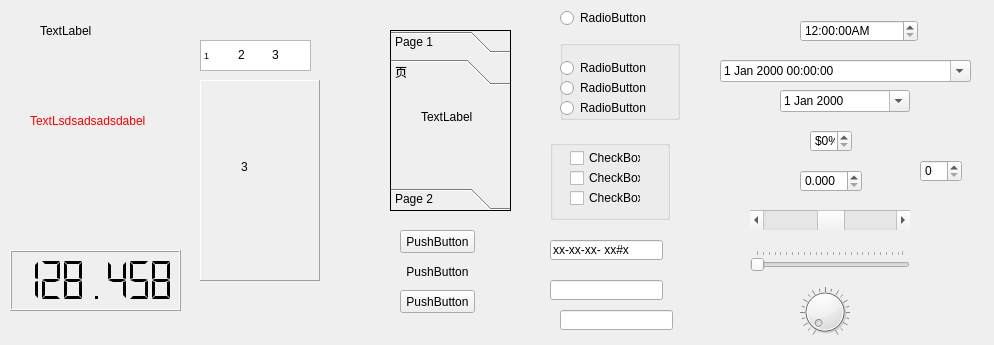
<?xml version="1.0" encoding="UTF-8"?>
<ui version="4.0">
 <class>Widget</class>
 <widget class="QWidget" name="Widget">
  <property name="geometry">
   <rect>
    <x>0</x>
    <y>0</y>
    <width>994</width>
    <height>345</height>
   </rect>
  </property>
  <property name="windowTitle">
   <string>Widget</string>
  </property>
  <property name="styleSheet">
   <string notr="true"/>
  </property>
  <property name="inputMethodHints">
   <set>Qt::ImhNone</set>
  </property>
  <widget class="QLabel" name="label">
   <property name="geometry">
    <rect>
     <x>40</x>
     <y>10</y>
     <width>101</width>
     <height>41</height>
    </rect>
   </property>
   <property name="text">
    <string>TextLabel</string>
   </property>
   <property name="scaledContents">
    <bool>true</bool>
   </property>
  </widget>
  <widget class="QLabel" name="label_2">
   <property name="geometry">
    <rect>
     <x>30</x>
     <y>80</y>
     <width>171</width>
     <height>81</height>
    </rect>
   </property>
   <property name="styleSheet">
    <string notr="true">color: rgb(255, 0, 0);</string>
   </property>
   <property name="text">
    <string>TextLsdsadsadsdabel</string>
   </property>
   <property name="scaledContents">
    <bool>true</bool>
   </property>
   <property name="wordWrap">
    <bool>true</bool>
   </property>
  </widget>
  <widget class="QLCDNumber" name="lcdNumber">
   <property name="geometry">
    <rect>
     <x>10</x>
     <y>250</y>
     <width>171</width>
     <height>61</height>
    </rect>
   </property>
   <property name="smallDecimalPoint">
    <bool>false</bool>
   </property>
   <property name="digitCount">
    <number>7</number>
   </property>
   <property name="segmentStyle">
    <enum>QLCDNumber::Flat</enum>
   </property>
   <property name="value" stdset="0">
    <double>128.458100000000002</double>
   </property>
  </widget>
  <widget class="QListWidget" name="listWidget">
   <property name="geometry">
    <rect>
     <x>200</x>
     <y>40</y>
     <width>111</width>
     <height>31</height>
    </rect>
   </property>
   <property name="lineWidth">
    <number>1</number>
   </property>
   <property name="flow">
    <enum>QListView::LeftToRight</enum>
   </property>
   <property name="resizeMode">
    <enum>QListView::Adjust</enum>
   </property>
   <property name="spacing">
    <number>2</number>
   </property>
   <property name="gridSize">
    <size>
     <width>34</width>
     <height>18</height>
    </size>
   </property>
   <item>
    <property name="text">
     <string>1</string>
    </property>
    <property name="font">
     <font>
      <pointsize>7</pointsize>
     </font>
    </property>
    <property name="textAlignment">
     <set>AlignCenter</set>
    </property>
   </item>
   <item>
    <property name="text">
     <string>2</string>
    </property>
    <property name="textAlignment">
     <set>AlignCenter</set>
    </property>
   </item>
   <item>
    <property name="text">
     <string>3</string>
    </property>
    <property name="textAlignment">
     <set>AlignCenter</set>
    </property>
   </item>
  </widget>
  <widget class="QStackedWidget" name="stackedWidget">
   <property name="geometry">
    <rect>
     <x>200</x>
     <y>80</y>
     <width>120</width>
     <height>201</height>
    </rect>
   </property>
   <property name="frameShape">
    <enum>QFrame::Panel</enum>
   </property>
   <property name="frameShadow">
    <enum>QFrame::Raised</enum>
   </property>
   <property name="currentIndex">
    <number>2</number>
   </property>
   <widget class="QWidget" name="page">
    <widget class="QLabel" name="label_3">
     <property name="geometry">
      <rect>
       <x>20</x>
       <y>60</y>
       <width>54</width>
       <height>12</height>
      </rect>
     </property>
     <property name="styleSheet">
      <string notr="true">color: rgb(0, 0, 0);</string>
     </property>
     <property name="text">
      <string>1</string>
     </property>
    </widget>
   </widget>
   <widget class="QWidget" name="page_2">
    <widget class="QLabel" name="label_4">
     <property name="geometry">
      <rect>
       <x>30</x>
       <y>120</y>
       <width>54</width>
       <height>12</height>
      </rect>
     </property>
     <property name="text">
      <string>2</string>
     </property>
    </widget>
   </widget>
   <widget class="QWidget" name="page_3">
    <widget class="QLabel" name="label_5">
     <property name="geometry">
      <rect>
       <x>40</x>
       <y>80</y>
       <width>54</width>
       <height>12</height>
      </rect>
     </property>
     <property name="text">
      <string>3</string>
     </property>
    </widget>
   </widget>
  </widget>
  <widget class="QToolBox" name="toolBox">
   <property name="geometry">
    <rect>
     <x>390</x>
     <y>30</y>
     <width>121</width>
     <height>181</height>
    </rect>
   </property>
   <property name="frameShape">
    <enum>QFrame::Box</enum>
   </property>
   <property name="currentIndex">
    <number>1</number>
   </property>
   <widget class="QWidget" name="page_4">
    <property name="geometry">
     <rect>
      <x>0</x>
      <y>0</y>
      <width>119</width>
      <height>101</height>
     </rect>
    </property>
    <attribute name="label">
     <string>Page 1</string>
    </attribute>
    <widget class="QLabel" name="label_6">
     <property name="geometry">
      <rect>
       <x>30</x>
       <y>10</y>
       <width>54</width>
       <height>12</height>
      </rect>
     </property>
     <property name="text">
      <string>TextLabel</string>
     </property>
    </widget>
   </widget>
   <widget class="QWidget" name="page_6">
    <attribute name="label">
     <string>页</string>
    </attribute>
    <widget class="QLabel" name="label_7">
     <property name="geometry">
      <rect>
       <x>30</x>
       <y>20</y>
       <width>54</width>
       <height>12</height>
      </rect>
     </property>
     <property name="text">
      <string>TextLabel</string>
     </property>
    </widget>
   </widget>
   <widget class="QWidget" name="page_5">
    <property name="geometry">
     <rect>
      <x>0</x>
      <y>0</y>
      <width>119</width>
      <height>101</height>
     </rect>
    </property>
    <attribute name="label">
     <string>Page 2</string>
    </attribute>
   </widget>
  </widget>
  <widget class="QPushButton" name="pushButton">
   <property name="geometry">
    <rect>
     <x>400</x>
     <y>230</y>
     <width>75</width>
     <height>23</height>
    </rect>
   </property>
   <property name="text">
    <string>PushButton</string>
   </property>
   <property name="icon">
    <iconset>
     <normaloff>123.jpg</normaloff>123.jpg</iconset>
   </property>
   <property name="iconSize">
    <size>
     <width>32</width>
     <height>32</height>
    </size>
   </property>
   <property name="checkable">
    <bool>true</bool>
   </property>
  </widget>
  <widget class="QPushButton" name="pushButton_2">
   <property name="geometry">
    <rect>
     <x>400</x>
     <y>260</y>
     <width>75</width>
     <height>23</height>
    </rect>
   </property>
   <property name="text">
    <string>PushButton</string>
   </property>
   <property name="checkable">
    <bool>false</bool>
   </property>
   <property name="checked">
    <bool>false</bool>
   </property>
   <property name="flat">
    <bool>true</bool>
   </property>
  </widget>
  <widget class="QPushButton" name="pushButton_3">
   <property name="geometry">
    <rect>
     <x>400</x>
     <y>290</y>
     <width>75</width>
     <height>23</height>
    </rect>
   </property>
   <property name="text">
    <string>PushButton</string>
   </property>
  </widget>
  <widget class="QGroupBox" name="groupBox">
   <property name="geometry">
    <rect>
     <x>560</x>
     <y>40</y>
     <width>120</width>
     <height>80</height>
    </rect>
   </property>
   <property name="title">
    <string/>
   </property>
   <widget class="QRadioButton" name="radioButton">
    <property name="geometry">
     <rect>
      <x>0</x>
      <y>20</y>
      <width>89</width>
      <height>16</height>
     </rect>
    </property>
    <property name="text">
     <string>RadioButton</string>
    </property>
   </widget>
   <widget class="QRadioButton" name="radioButton_2">
    <property name="geometry">
     <rect>
      <x>0</x>
      <y>40</y>
      <width>89</width>
      <height>16</height>
     </rect>
    </property>
    <property name="text">
     <string>RadioButton</string>
    </property>
   </widget>
   <widget class="QRadioButton" name="radioButton_5">
    <property name="geometry">
     <rect>
      <x>0</x>
      <y>60</y>
      <width>89</width>
      <height>16</height>
     </rect>
    </property>
    <property name="text">
     <string>RadioButton</string>
    </property>
   </widget>
  </widget>
  <widget class="QGroupBox" name="groupBox_2">
   <property name="geometry">
    <rect>
     <x>550</x>
     <y>140</y>
     <width>120</width>
     <height>80</height>
    </rect>
   </property>
   <property name="title">
    <string/>
   </property>
   <widget class="QCheckBox" name="checkBox">
    <property name="geometry">
     <rect>
      <x>20</x>
      <y>30</y>
      <width>71</width>
      <height>16</height>
     </rect>
    </property>
    <property name="text">
     <string>CheckBox</string>
    </property>
    <property name="autoExclusive">
     <bool>false</bool>
    </property>
   </widget>
   <widget class="QCheckBox" name="checkBox_2">
    <property name="geometry">
     <rect>
      <x>20</x>
      <y>50</y>
      <width>71</width>
      <height>16</height>
     </rect>
    </property>
    <property name="text">
     <string>CheckBox</string>
    </property>
    <property name="autoExclusive">
     <bool>false</bool>
    </property>
   </widget>
   <widget class="QCheckBox" name="checkBox_3">
    <property name="geometry">
     <rect>
      <x>20</x>
      <y>10</y>
      <width>71</width>
      <height>16</height>
     </rect>
    </property>
    <property name="text">
     <string>CheckBox</string>
    </property>
   </widget>
  </widget>
  <widget class="QRadioButton" name="radioButton_6">
   <property name="geometry">
    <rect>
     <x>560</x>
     <y>10</y>
     <width>89</width>
     <height>16</height>
    </rect>
   </property>
   <property name="text">
    <string>RadioButton</string>
   </property>
  </widget>
  <widget class="QLineEdit" name="lineEdit">
   <property name="geometry">
    <rect>
     <x>550</x>
     <y>240</y>
     <width>113</width>
     <height>20</height>
    </rect>
   </property>
   <property name="inputMethodHints">
    <set>Qt::ImhNone</set>
   </property>
   <property name="inputMask">
    <string>&gt;AA-90-bb-! aa\#H;x</string>
   </property>
   <property name="echoMode">
    <enum>QLineEdit::Normal</enum>
   </property>
  </widget>
  <widget class="QLineEdit" name="lineEdit_2">
   <property name="geometry">
    <rect>
     <x>550</x>
     <y>280</y>
     <width>113</width>
     <height>20</height>
    </rect>
   </property>
  </widget>
  <widget class="QLineEdit" name="lineEdit_3">
   <property name="geometry">
    <rect>
     <x>560</x>
     <y>310</y>
     <width>113</width>
     <height>20</height>
    </rect>
   </property>
  </widget>
  <widget class="QTimeEdit" name="timeEdit">
   <property name="geometry">
    <rect>
     <x>800</x>
     <y>20</y>
     <width>118</width>
     <height>22</height>
    </rect>
   </property>
   <property name="displayFormat">
    <string>h:mm:ssA</string>
   </property>
   <property name="calendarPopup">
    <bool>true</bool>
   </property>
  </widget>
  <widget class="QDateTimeEdit" name="dateTimeEdit">
   <property name="geometry">
    <rect>
     <x>720</x>
     <y>60</y>
     <width>251</width>
     <height>22</height>
    </rect>
   </property>
   <property name="calendarPopup">
    <bool>true</bool>
   </property>
  </widget>
  <widget class="QDateEdit" name="dateEdit">
   <property name="geometry">
    <rect>
     <x>780</x>
     <y>90</y>
     <width>130</width>
     <height>22</height>
    </rect>
   </property>
   <property name="calendarPopup">
    <bool>true</bool>
   </property>
  </widget>
  <widget class="QSpinBox" name="spinBox">
   <property name="geometry">
    <rect>
     <x>810</x>
     <y>130</y>
     <width>42</width>
     <height>22</height>
    </rect>
   </property>
   <property name="suffix">
    <string>%</string>
   </property>
   <property name="prefix">
    <string>$</string>
   </property>
  </widget>
  <widget class="QDoubleSpinBox" name="doubleSpinBox">
   <property name="geometry">
    <rect>
     <x>800</x>
     <y>170</y>
     <width>62</width>
     <height>22</height>
    </rect>
   </property>
   <property name="decimals">
    <number>3</number>
   </property>
  </widget>
  <widget class="QScrollBar" name="horizontalScrollBar">
   <property name="enabled">
    <bool>true</bool>
   </property>
   <property name="geometry">
    <rect>
     <x>750</x>
     <y>210</y>
     <width>160</width>
     <height>20</height>
    </rect>
   </property>
   <property name="cursor">
    <cursorShape>ArrowCursor</cursorShape>
   </property>
   <property name="mouseTracking">
    <bool>false</bool>
   </property>
   <property name="focusPolicy">
    <enum>Qt::StrongFocus</enum>
   </property>
   <property name="value">
    <number>50</number>
   </property>
   <property name="orientation">
    <enum>Qt::Horizontal</enum>
   </property>
   <property name="invertedAppearance">
    <bool>false</bool>
   </property>
   <property name="invertedControls">
    <bool>true</bool>
   </property>
  </widget>
  <widget class="QSlider" name="horizontalSlider">
   <property name="geometry">
    <rect>
     <x>750</x>
     <y>250</y>
     <width>160</width>
     <height>22</height>
    </rect>
   </property>
   <property name="orientation">
    <enum>Qt::Horizontal</enum>
   </property>
   <property name="tickPosition">
    <enum>QSlider::TicksAbove</enum>
   </property>
   <property name="tickInterval">
    <number>4</number>
   </property>
  </widget>
  <widget class="QDial" name="dial">
   <property name="geometry">
    <rect>
     <x>800</x>
     <y>280</y>
     <width>50</width>
     <height>64</height>
    </rect>
   </property>
   <property name="wrapping">
    <bool>false</bool>
   </property>
   <property name="notchTarget">
    <double>4.700000000000000</double>
   </property>
   <property name="notchesVisible">
    <bool>true</bool>
   </property>
  </widget>
  <widget class="QSpinBox" name="spinBox_2">
   <property name="geometry">
    <rect>
     <x>920</x>
     <y>160</y>
     <width>42</width>
     <height>22</height>
    </rect>
   </property>
  </widget>
 </widget>
 <layoutdefault spacing="6" margin="11"/>
 <resources/>
 <connections>
  <connection>
   <sender>listWidget</sender>
   <signal>currentRowChanged(int)</signal>
   <receiver>stackedWidget</receiver>
   <slot>setCurrentIndex(int)</slot>
   <hints>
    <hint type="sourcelabel">
     <x>230</x>
     <y>70</y>
    </hint>
    <hint type="destinationlabel">
     <x>252</x>
     <y>151</y>
    </hint>
   </hints>
  </connection>
  <connection>
   <sender>dial</sender>
   <signal>sliderMoved(int)</signal>
   <receiver>horizontalSlider</receiver>
   <slot>setValue(int)</slot>
   <hints>
    <hint type="sourcelabel">
     <x>846</x>
     <y>313</y>
    </hint>
    <hint type="destinationlabel">
     <x>853</x>
     <y>262</y>
    </hint>
   </hints>
  </connection>
  <connection>
   <sender>dial</sender>
   <signal>sliderMoved(int)</signal>
   <receiver>horizontalScrollBar</receiver>
   <slot>setValue(int)</slot>
   <hints>
    <hint type="sourcelabel">
     <x>836</x>
     <y>308</y>
    </hint>
    <hint type="destinationlabel">
     <x>864</x>
     <y>225</y>
    </hint>
   </hints>
  </connection>
  <connection>
   <sender>dial</sender>
   <signal>sliderMoved(int)</signal>
   <receiver>spinBox_2</receiver>
   <slot>setValue(int)</slot>
   <hints>
    <hint type="sourcelabel">
     <x>834</x>
     <y>316</y>
    </hint>
    <hint type="destinationlabel">
     <x>937</x>
     <y>181</y>
    </hint>
   </hints>
  </connection>
 </connections>
</ui>
